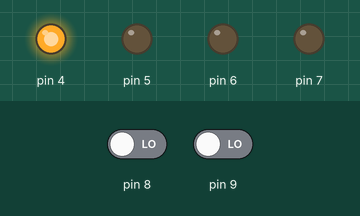
Simulated run of this sketch. Board: Arduino Uno, built with avr-gcc and run on an emulated ATmega328P. Parts: output pins drawn as LEDs (lit = HIGH). The inputs (shaded band) are chosen by the test bench; at power-on: pin 8 LOW, pin 9 LOW.

Above: at 1.2 s.
1.3 s: pin 8 driven HIGH
At 2.0 s:
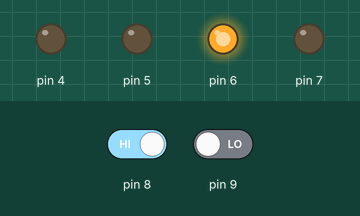
2.8 s: pin 9 driven HIGH
At 3.2 s:
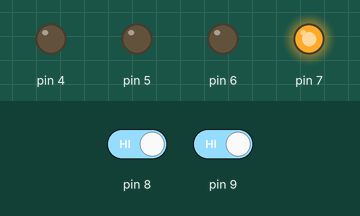
4.3 s: pin 8 driven LOW
At 5.5 s:
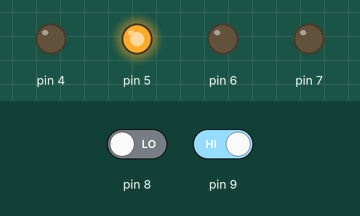
5.8 s: pin 9 driven LOW
At 6.6 s:
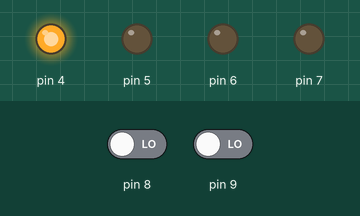
Timing chart, 0 to 8.3 s (numbered marks = the images above; inputs shaded):
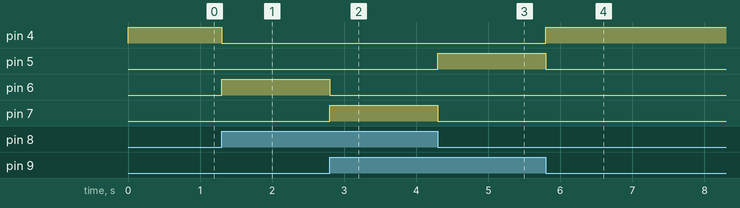

Measured:
- after the input at 1.3 s, pin 4: HIGH → LOW at once; pin 6: LOW → HIGH at once
- after the input at 2.8 s, pin 6: HIGH → LOW at once; pin 7: LOW → HIGH at once
- after the input at 4.3 s, pin 5: LOW → HIGH at once; pin 7: HIGH → LOW at once
- after the input at 5.8 s, pin 4: LOW → HIGH at once; pin 5: HIGH → LOW at once

The sketch:

DECODE2A4.ino
```cpp
//Autor:Dario Jorge Iglesias
boolean A,B,W,X,Y,Z;//Declaración de variables booleanas
void setup()//Funcion de configuración de pines de I/O
{
 pinMode(8,INPUT); //A
 pinMode(9,INPUT); //B
 pinMode(7,OUTPUT);//W
 pinMode(6,OUTPUT);//X
 pinMode(5,OUTPUT);//Y
 pinMode(4,OUTPUT);//Z
}
void loop()                    //ciclo infinito
{
 A=digitalRead(8);//leemos pines digitales
 B=digitalRead(9);
 Z=!A&!B;          //minitérmino
 digitalWrite(4,Z);//actualizamos salida
 Y=!A&B;           //minitérmino
 digitalWrite(5,Y);//actualizamos salida
 X=A&!B;           //minitérmino
 digitalWrite(6,X);//refrescamos salida
 W=A&B;            //minitérmino
 digitalWrite(7,W);//refrescamos salida
}
```
